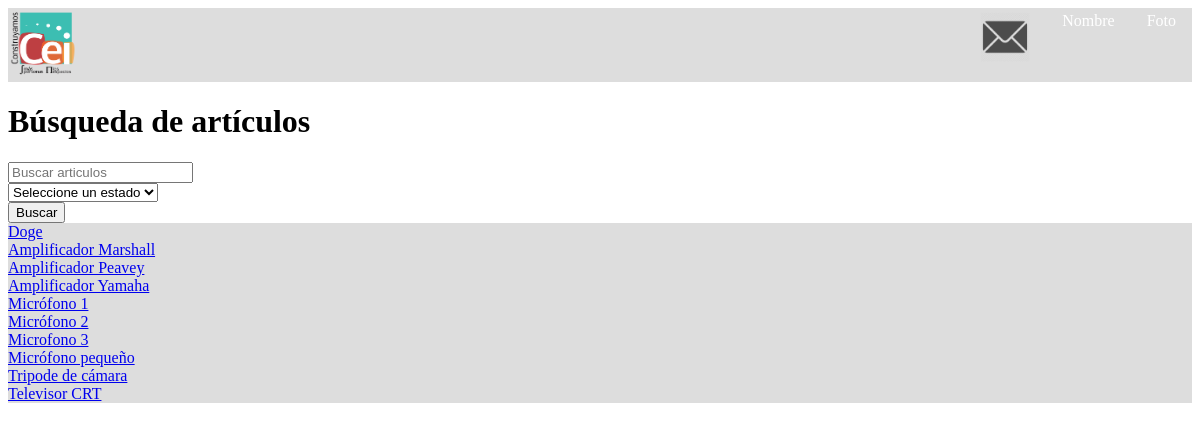
The app's page /user/busqueda/ with its own data.
### articulos/models.py (models this page shows)
class Articulos(models.Model):
    ESTADOS_ART = ((1, 'Disponible'), (2, 'Prestado'), (3, 'Reparación'), (4, 'Perdido'))
    estado_articulo = models.IntegerField(choices=ESTADOS_ART, default=1)
    nombre_articulo = models.CharField(max_length=200)
    descripcion_articulo = models.CharField(max_length=1500)
    id_articulo = models.IntegerField()
    foto_articulo = models.ImageField(upload_to='uploads/fotos_articulos')

### userlanding/views.py (the view)
# urls.py: path('user/busqueda/', user_views.busqueda, name='nombre_articulo'),
def busqueda(request):
    resultados = Articulos.objects.all()
    search_name = request.GET.get("nombre")
    if search_name:
        resultados = resultados.filter(nombre_articulo__icontains=search_name)
    search_status = request.GET.get("estado")
    if search_status and search_status != '0':
        resultados = resultados.filter(estado_articulo=search_status)
    context = {'resultados' : resultados}
    return render(request, 'busqueda_articulos.html', context)

### templates/busqueda_articulos.html (shortened to what this page needs)
<!DOCTYPE html>
<html lang="es">
<head>
</head>
{% extends "TopBar.html" %}
{% block content %}
<h1>Búsqueda de artículos</h1>
<form method="GET" action="">
    <input type="text" name="nombre" placeholder="Buscar articulos"/> <br>
    <select name="estado">
        <option value="0">Seleccione un estado</option>
    </select> <br>
    <input type="submit" value="Buscar"/>
</form>
<ul>
{%for articulo in resultados %}
    <a href="/articulos/{{ articulo.id }}">{{ articulo.nombre_articulo }}</a> <br>
{% endfor %}
</ul>
{% endblock %}

### templates/TopBar.html (style rules this page uses)
ul { list-style-type: none; margin: 0; padding: 0; overflow: hidden; background-color: #ddd; }

### records on screen
Articulos: nombre_articulo "Doge"
Articulos: nombre_articulo "Amplificador Marshall"
Articulos: nombre_articulo "Amplificador Peavey"
Articulos: nombre_articulo "Amplificador Yamaha"
Articulos: nombre_articulo "Micrófono 1"
Articulos: nombre_articulo "Micrófono 2"
Articulos: nombre_articulo "Microfono 3"
Articulos: nombre_articulo "Micrófono pequeño"
Articulos: nombre_articulo "Tripode de cámara"
Articulos: nombre_articulo "Televisor CRT"
